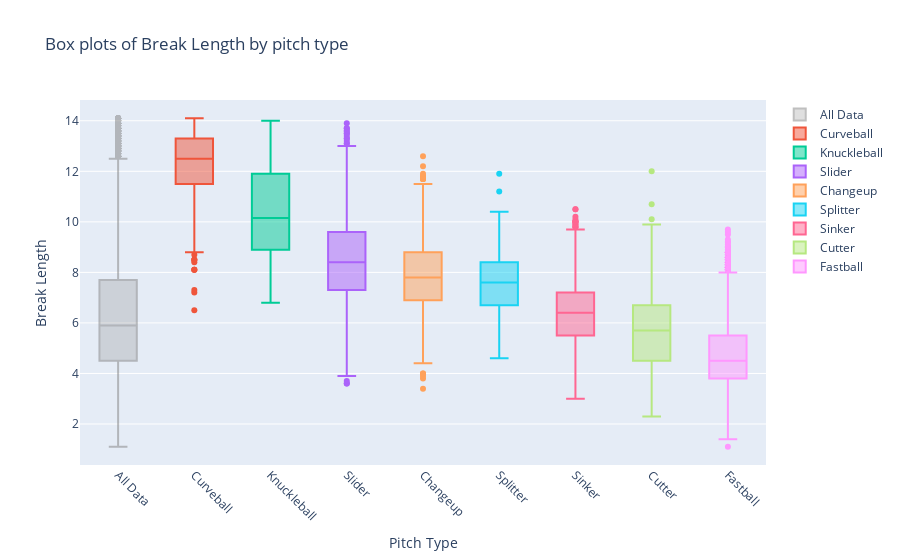

Notebook cell for this chart:
### Markdown cell above
For break length, we find a higher variability across pitch types in relation to the dataset. This shows to be an even better feature than the Break Angle, since most pitch types vary from each other as well as the overall data.

### Code cell
# get median end_speed 
median_speed = df.groupby('pitch_type')['break_length'].median()

sorted_pitch_types = median_speed.sort_values(ascending = False).index

box_plots = []

# ADD BOXPLOT FOR ALL DATA
box_plots.append(
  go.Box(
    y = df['break_length'],
    name = 'All Data',
    boxpoints = 'outliers',
    marker = dict(color = 'grey'),
    opacity = 0.5
  )
)
    
for pitch_type in sorted_pitch_types:
  box_plots.append(
    go.Box(
      y = df[df['pitch_type'] == pitch_type]['break_length'],
      name = pitch_type,
      boxpoints = 'outliers',
      #jitter = 0.3,
      #pointpos = -1.8
    )
)
 
fig = go.Figure(data = box_plots)

fig.update_layout(
  title = "Box plots of Break Length by pitch type",
  xaxis_title = "Pitch Type",
  yaxis_title = "Break Length",
  xaxis = dict(tickangle = 45),
  #boxmode = "group"
)

fig.show()

### Figure 1 — Plotly figure (JSON) as saved in the notebook; plotly's stock layout.template omitted (floating-point values rounded to 4 significant figures; data arrays with more than 128 entries replaced by an {"elided": "..."} marker saying what was removed)
{"data": [{"boxpoints": "outliers", "marker": {"color": "grey"}, "name": "All Data", "opacity": 0.5, "type": "box", "y": {"elided": "16239 float values"}}, {"boxpoints": "outliers", "name": "Curveball", "type": "box", "y": {"elided": "896 float values"}}, {"boxpoints": "outliers", "name": "Knuckleball", "type": "box", "y": [12, 12.7, 8.1, 11.5, 12.3, 11.6, 7.8, 10.8, 11.9, 7.3, 14, 12.5, 11.6, 11.3, 9.4, 7.3, 11.9, 9.4, 8, 8.6, 9.4, 9.1, 11.5, 9.2, 9.5, 6.8, 9.9, 11.7, 12.1, 13.3, 9.7, 9.6, 7.9, 7.3, 11.9, 10.7, 10, 9.8, 11.1, 8.9, 8.5, 12.5, 10.3, 8.9, 8.1, 13.4, 11.9, 13.2, 8.8, 11.4, 11.8, 11.6, 10, 9.6]}, {"boxpoints": "outliers", "name": "Slider", "type": "box", "y": {"elided": "2065 float values"}}, {"boxpoints": "outliers", "name": "Changeup", "type": "box", "y": {"elided": "1935 float values"}}, {"boxpoints": "outliers", "name": "Splitter", "type": "box", "y": {"elided": "253 float values"}}, {"boxpoints": "outliers", "name": "Sinker", "type": "box", "y": {"elided": "2179 float values"}}, {"boxpoints": "outliers", "name": "Cutter", "type": "box", "y": {"elided": "996 float values"}}, {"boxpoints": "outliers", "name": "Fastball", "type": "box", "y": {"elided": "7861 float values"}}], "layout": {"title": {"text": "Box plots of Break Length by pitch type"}, "xaxis": {"tickangle": 45, "title": {"text": "Pitch Type"}}, "yaxis": {"title": {"text": "Break Length"}}}}
